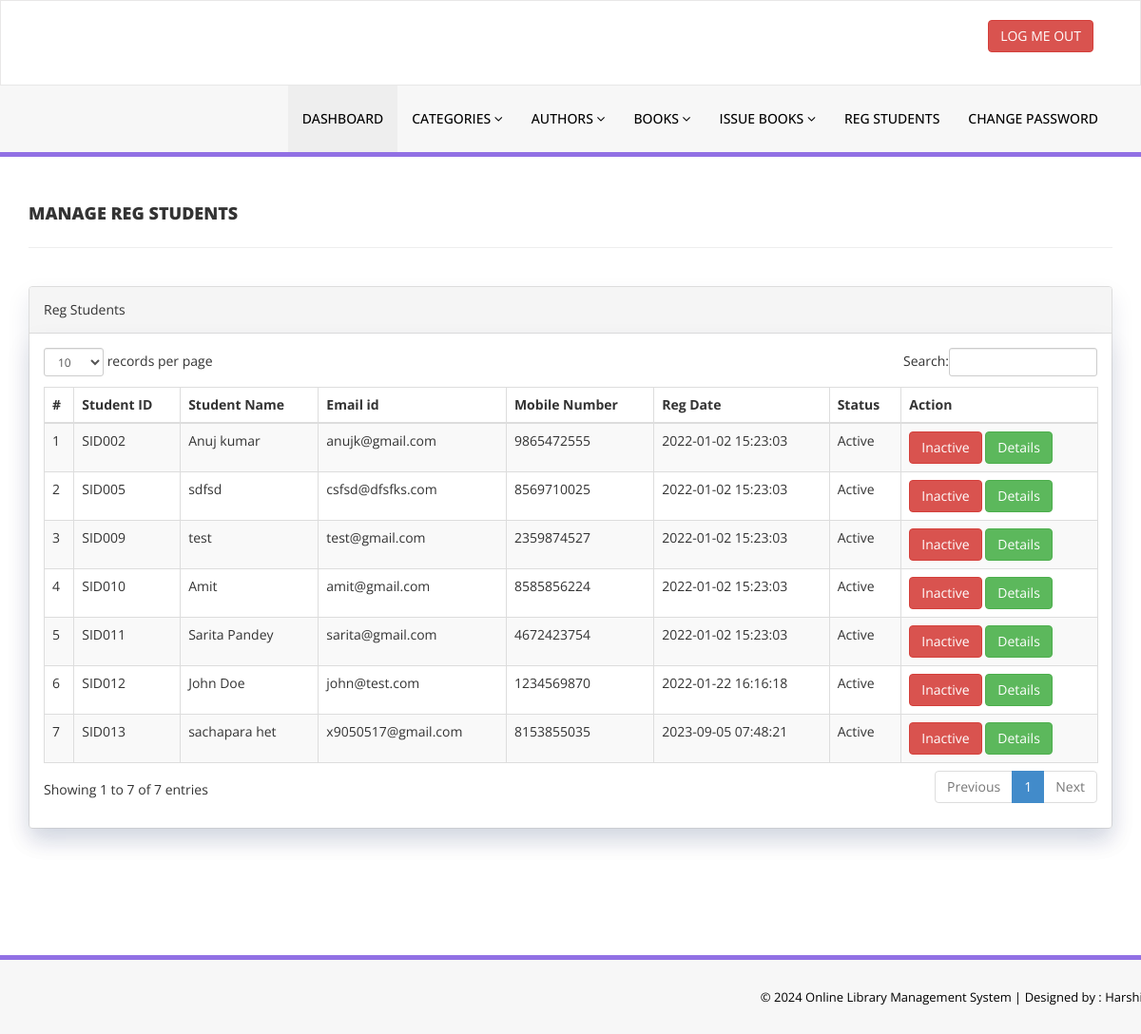
The app's page /admin/reg-students.php (signed in) with its own data.
### tables this page shows
CREATE TABLE `tblstudents` (
  `id` int(11) NOT NULL,
  `StudentId` varchar(100) DEFAULT NULL,
  `FullName` varchar(120) DEFAULT NULL,
  `EmailId` varchar(120) DEFAULT NULL,
  `MobileNumber` char(11) DEFAULT NULL,
  `Password` varchar(120) DEFAULT NULL,
  `Status` int(1) DEFAULT NULL,
  `RegDate` timestamp NULL DEFAULT current_timestamp(),
  `UpdationDate` timestamp NULL DEFAULT NULL ON UPDATE current_timestamp()
);

### admin/reg-students.php (the view, shortened to what this page needs)
<?php
include('includes/config.php');
if(strlen($_SESSION['alogin'])==0)
    {
header('location:index.php');
}
else{
    ?>
<!DOCTYPE html>
<html xmlns="http://www.w3.org/1999/xhtml">
<head>
    <link href="assets/css/bootstrap.css" rel="stylesheet" />
    <link href="assets/css/font-awesome.css" rel="stylesheet" />
    <link href="assets/js/dataTables/dataTables.bootstrap.css" rel="stylesheet" />
    <link href="assets/css/style.css" rel="stylesheet" />
</head>
<body>
<?php include('includes/header.php');?>
    <div class="content-wrapper">
         <div class="container">
        <div class="row pad-botm">
            <div class="col-md-12">
                <h4 class="header-line">Manage Reg Students</h4>
    </div>
        </div>
            <div class="row">
                <div class="col-md-12">
                    <div class="panel panel-default" style="box-shadow: 0px 12px 24px rgba(2,30,84,.1);">
                        <div class="panel-heading">
                          Reg Students
                        </div>
                        <div class="panel-body">
                            <div class="table-responsive">
                                <table class="table table-striped table-bordered table-hover" id="dataTables-example">
                                    <thead>
                                        <tr>
                                            <th>#</th>
                                            <th>Student ID</th>
                                            <th>Student Name</th>
                                            <th>Email id </th>
                                            <th>Mobile Number</th>
                                            <th>Reg Date</th>
                                            <th>Status</th>
                                            <th>Action</th>
                                        </tr>
                                    </thead>
                                    <tbody>
<?php $sql = "SELECT * from tblstudents";
$query = $dbh -> prepare($sql);
$query->execute();
$results=$query->fetchAll(PDO::FETCH_OBJ);
$cnt=1;
if($query->rowCount() > 0)
{
foreach($results as $result)
{               ?>
                                        <tr class="odd gradeX">
                                            <td class="center"><?php echo htmlentities($cnt);?></td>
                                            <td class="center"><?php echo htmlentities($result->StudentId);?></td>
                                            <td class="center"><?php echo htmlentities($result->FullName);?></td>
                                            <td class="center"><?php echo htmlentities($result->EmailId);?></td>
                                            <td class="center"><?php echo htmlentities($result->MobileNumber);?></td>
                                            <td class="center"><?php echo htmlentities($result->RegDate);?></td>
                                            <td class="center"><?php if($result->Status==1)
                                            {
                                                echo htmlentities("Active");
                                            } else {
                                            echo htmlentities("Blocked");
}
                                            ?></td>
                                            <td class="center">
<?php if($result->Status==1)
 {?>
<a href="reg-students.php?inid=<?php echo htmlentities($result->id);?>" onclick="return confirm('Are you sure you want to block this student?');" >  <button class="btn btn-danger"> Inactive</button>
<?php } else {?>
<a href="reg-students.php?id=<?php echo htmlentities($result->id);?>" onclick="return confirm('Are you sure you want to active this student?');"><button class="btn btn-primary"> Active</button>
                                            <?php } ?>
<a href="student-history.php?stdid=<?php echo htmlentities($result->StudentId);?>"><button class="btn btn-success"> Details</button>
                                            </td>
                                        </tr>
 <?php $cnt=$cnt+1;}} ?>
                                    </tbody>
                                </table>
                            </div>
                        </div>
                    </div>
                </div>
            </div>
    </div>
    </div>
  <?php include('includes/footer.php');?>
</body>
</html>
<?php } ?>

### admin/assets/css/style.css (style rules this page uses)
.content-wrapper { margin-top: 40px; min-height:800px; padding-bottom:90px; }
.header-line { font-weight:900; padding-bottom:25px; border-bottom:1px solid #eeeeee; text-transform:uppercase; }
.pad-botm { padding-bottom:30px; }

### records on screen
tblstudents: StudentId "SID002", FullName "Anuj kumar", EmailId "anujk@gmail.com", MobileNumber "9865472555", RegDate "2022-01-02 15:23:03"
tblstudents: StudentId "SID005", FullName "sdfsd", EmailId "csfsd@dfsfks.com", MobileNumber "8569710025", RegDate "2022-01-02 15:23:03"
tblstudents: StudentId "SID009", FullName "test", EmailId "test@gmail.com", MobileNumber "2359874527", RegDate "2022-01-02 15:23:03"
tblstudents: StudentId "SID010", FullName "Amit", EmailId "amit@gmail.com", MobileNumber "8585856224", RegDate "2022-01-02 15:23:03"
tblstudents: StudentId "SID011", FullName "Sarita Pandey", EmailId "sarita@gmail.com", MobileNumber "4672423754", RegDate "2022-01-02 15:23:03"
tblstudents: StudentId "SID012", FullName "John Doe", EmailId "john@test.com", MobileNumber "1234569870", RegDate "2022-01-22 16:16:18"
tblstudents: StudentId "SID013", FullName "sachapara het", EmailId "x9050517@gmail.com", MobileNumber "8153855035", RegDate "2023-09-05 07:48:21"
